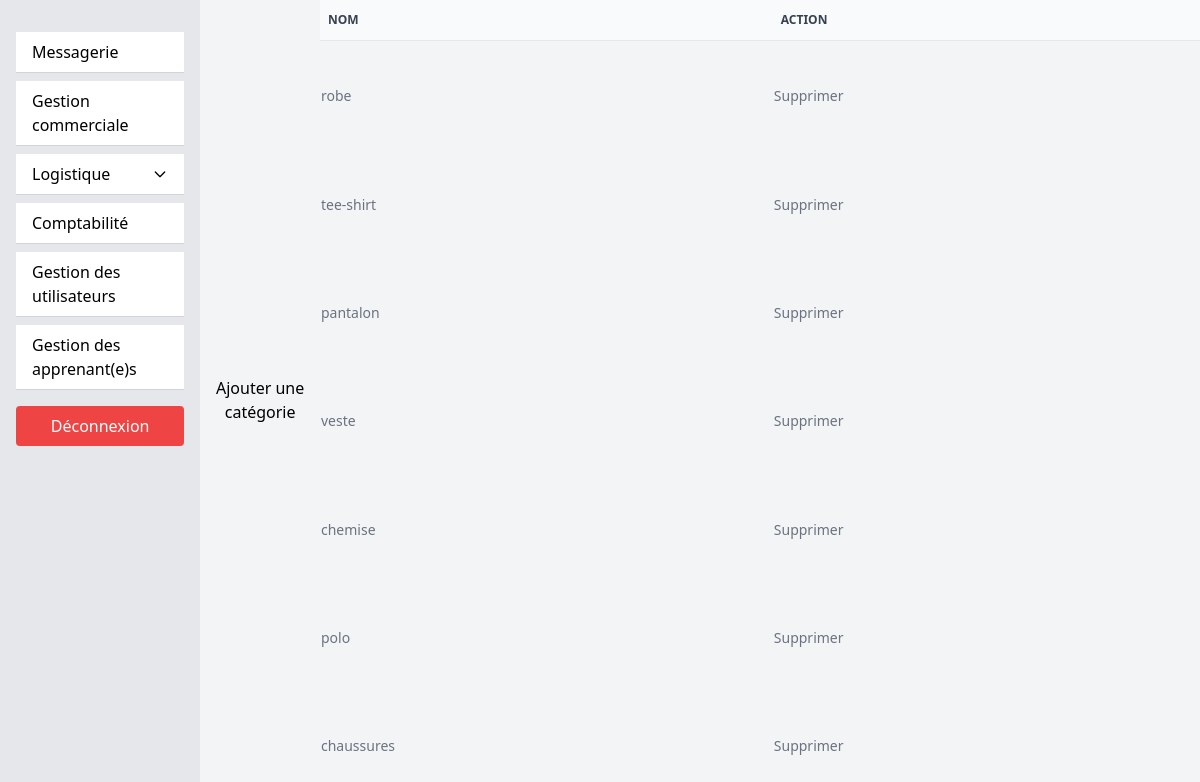
Screenshot of /back_office/categories.php with the database file from the repository.
### tables this page shows
CREATE TABLE `categories` (
  `id` int NOT NULL,
  `nom_categorie` varchar(255) NOT NULL
);

### src/back_office/categories.php (the view, shortened to what this page needs)
<?php
require_once("../connect.php");
$sql= "SELECT * FROM categories";
$query = $db->prepare($sql);
$query->execute();
$categories =$query->fetchAll(PDO::FETCH_ASSOC);
?>
<!doctype html>
<html lang="fr">
<head>
  <link rel="stylesheet" href="../styles/output.css">
  <link rel="stylesheet" href="../styles/reset.css">
</head>
<body class="flex min-h-screen bg-gray-100">
  <?php include('navback.php'); ?>
  <button><a href="add_category.php">Ajouter une catégorie</a></button>
  <table class="w-full text-sm text-left rtl:text-right text-gray-500">
        <thead class="text-xs text-gray-700 uppercase bg-gray-50 border-b">
          <tr>
            <th scope="col" class="px-2 py-3">Nom</th>
            <th scope="col" class="px-2 py-3">Action</th>
            </tr>
        </thead>
        <tbody>
          <?php foreach($categories as $category): ?>
            <tr>
              <td><?=$category["nom_categorie"]?></td>
              <td><a href="deleteCategory.php?id=<?=$category["id"]?>">Supprimer</a></td>
          </tr>
        <?php endforeach;?>
          </tbody>
    </table>
</body>

### rows the page displays
categories: nom_categorie "robe"
categories: nom_categorie "tee-shirt"
categories: nom_categorie "pantalon"
categories: nom_categorie "veste"
categories: nom_categorie "chemise"
categories: nom_categorie "polo"
categories: nom_categorie "chaussures"
